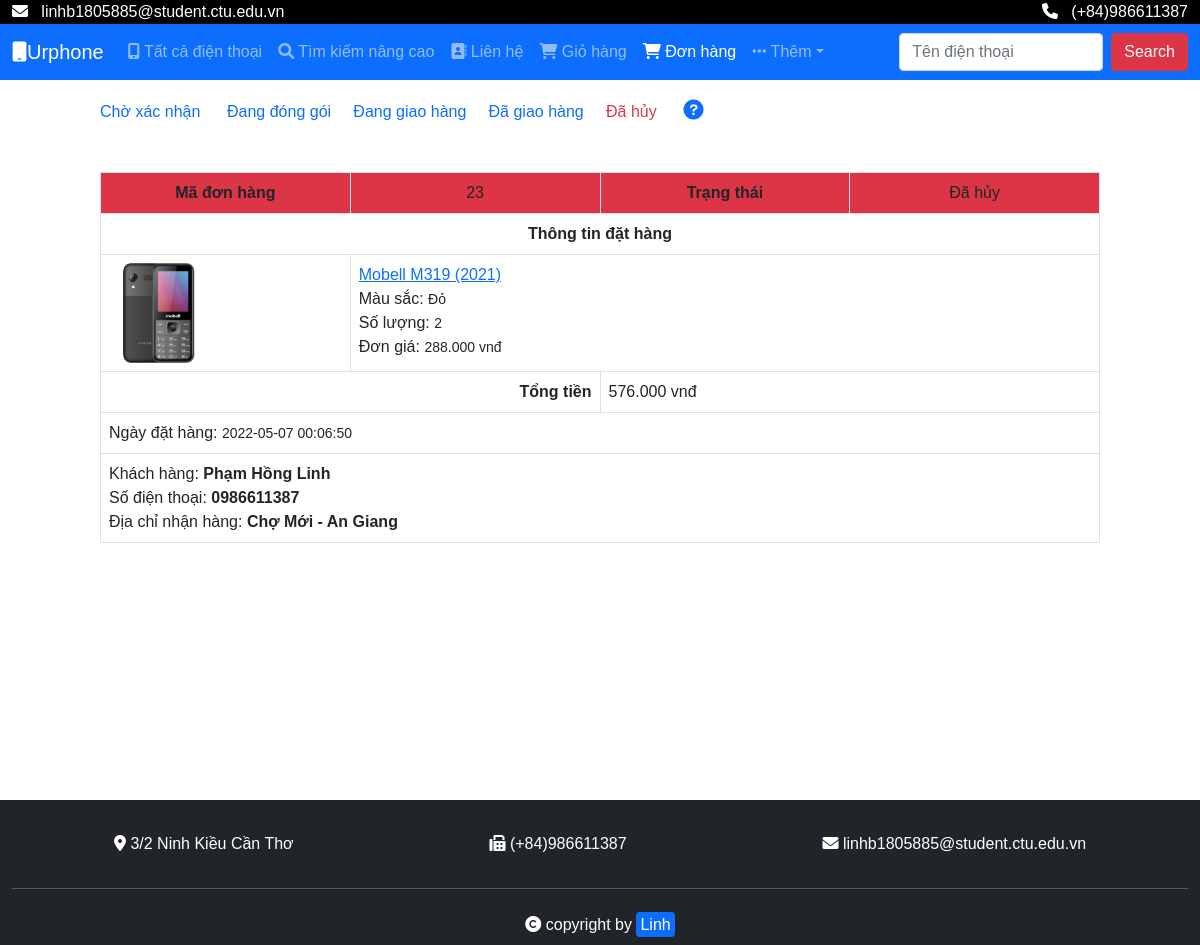
Page /donhang.php?cn=dahuy (signed in) on the committed database.
### tables this page shows
CREATE TABLE `don_hang` (
  `id_dh` int(11) NOT NULL,
  `ngaydathang` datetime NOT NULL,
  `ngaynhanhang` datetime DEFAULT NULL,
  `id_kh` int(11) NOT NULL,
  `id_dc` int(11) DEFAULT NULL,
  `trangthai_dh` varchar(50) NOT NULL,
  `tong_tien` int(11) DEFAULT NULL
);

CREATE TABLE `chi_tiet_gio_hang` (
  `id` int(11) NOT NULL,
  `id_dh` int(11) DEFAULT NULL,
  `id_ddt` int(11) NOT NULL,
  `id_gh` int(11) NOT NULL,
  `id_ms` int(11) NOT NULL,
  `so_luong` int(11) NOT NULL,
  `gia_mua` int(11) DEFAULT NULL,
  `trang_thai` varchar(50) NOT NULL
);

CREATE TABLE `dong_dienthoai` (
  `id_ddt` int(11) NOT NULL,
  `ten_ddt` varchar(255) NOT NULL,
  `id_th` int(11) DEFAULT NULL,
  `id_km` int(11) DEFAULT NULL,
  `mota` text DEFAULT NULL,
  `anh` varchar(255) DEFAULT NULL,
  `gia` int(11) DEFAULT NULL,
  `tg_bh` int(11) DEFAULT NULL
);

CREATE TABLE `mau_sac` (
  `id_ms` int(11) NOT NULL,
  `ten_ms` varchar(50) NOT NULL
);

CREATE TABLE `khach_hang` (
  `id_kh` int(11) NOT NULL,
  `ten_kh` varchar(100) NOT NULL,
  `ngaysinh` date NOT NULL,
  `gioitinh` int(1) NOT NULL,
  `sdt` varchar(10) NOT NULL,
  `email` varchar(50) NOT NULL,
  `id_taikhoan` int(11) NOT NULL
);

CREATE TABLE `dia_chi` (
  `id_kh` int(11) NOT NULL,
  `chitietdiachi` varchar(255) NOT NULL,
  `id_dc` int(11) NOT NULL,
  `macdinh` int(11) NOT NULL
);

### classes/Database.php (called while the page is built, shortened)
<?php
class Database
{
	protected $data, $conn;
	function __construct()
	{
		$dsn = "mysql:host=" . HOST . "; dbname=" . DB;
		try {
			$this->conn = new PDO($dsn, USER, PASS);
			$this->conn->query("set names 'utf8' ");
		} catch (Exception $e) {
			echo 'Lỗi: ' . $e->getMessage();
			exit;
		}
	}
	public function __destruct()
	{
		$this->conn = null;
	}
	public function query($sql, $arr = array())
	{
		$stm = $this->conn->prepare($sql);
		$stm->execute($arr);
		$this->data = $stm->fetchAll(PDO::FETCH_ASSOC);
		return $this->data;
	}
}

### classes/Khachhang.php (called while the page is built, shortened)
<?php
class Khachhang extends Database
{
    function getAllByTK($id_tk)
    {
        $arr = array("$id_tk");
        $this->data = $this->query("select * from khach_hang where id_taikhoan = ?", $arr);
        return $this->data;
    }
    function layId($id_tk){
        $arr = array("$id_tk");
        $this->data = $this->query("select id_kh from khach_hang where id_taikhoan = ?", $arr);
        return $this->data[0]["id_kh"];
    }
}

### classes/Donhang.php (called while the page is built, shortened)
<?php
class Donhang extends Database{
    function layHuy($id_kh){
        $sql = "select * from don_hang where trangthai_dh='Đã hủy' and id_kh='$id_kh' order by id_dh desc";
        $data = $this->query($sql);
        $sl = count($data);
        if($sl>0) return $data; else return false;
    }
}
?>

### classes/Giohang.php (called while the page is built, shortened)
<?php
class Giohang extends Database{
    function getFromDH($id_dh){
        $sql = "select * from chi_tiet_gio_hang join mau_sac on mau_sac.id_ms=chi_tiet_gio_hang.id_ms
        where id_dh='$id_dh'";
        $data = $this->query($sql);
        if(count($data)>0) return $data; else return false;
    }
}
?>

### classes/Dongdienthoai.php (called while the page is built, shortened)
<?php
class Dongdienthoai extends Database {
    function layTen($id_ddt){
        $sql = "select ten_ddt from dong_dienthoai where id_ddt=".$id_ddt;
        $data = $this->query($sql);
        if(count($data)==1){
            return $data[0]["ten_ddt"];
        }else return false;
    }
    function layAnh($id_ddt){
        $sql = "select anh from dong_dienthoai where id_ddt=".$id_ddt;
        $data = $this->query($sql);
        if(count($data)==1){
            return $data[0]["anh"];
        }else return false;
    }
}
?>

### classes/Diachi.php (called while the page is built, shortened)
<?php
class Diachi extends Database{
    function layTatCaByDC($id_dc){
        $sql = "select * from dia_chi where id_dc = ".$id_dc;
        return $this->query($sql);
    }
}
?>

### donhang_dahuy.php (the view)
<div class="table-responsive" style="margin-bottom: 50px;">
    <table class="table table-bordered">
    <tr class="text-center bg-danger">
            <th style="width: 25%">
                Mã đơn hàng
            </th>
            <td style="width: 25%">
                <?php echo $x["id_dh"];?>
            </td>
            <th style="width: 25%">
                Trạng thái
            </th>
            <td style="width: 25%">
                Đã hủy
            </td>
        </tr>
        <tr>
            <th colspan="4" class="text-center">
                Thông tin đặt hàng
            </th>
        </tr>
        <?php
            $ds = (new Giohang)->getFromDH($x["id_dh"]);
            if($ds!=false){
                foreach($ds as $i){
                    echo '<tr><td>';
                    echo '<img src="./assets/img/dienthoai/' . (new Dongdienthoai)->layAnh($i["id_ddt"]) . '" alt="Ảnh sản phâm" style="height: 100px; width:100px;">';
                    echo '</td>';
                    echo '<td colspan="3">';
                    echo
                    '
                    <a href="chitietsanpham.php?id='.$i["id_ddt"].'">' . (new Dongdienthoai)->layTen($i["id_ddt"]) . '</a>
                    <br>
                    Màu sắc: <small>'.$i["ten_ms"].'</small>
                    <br>
                    Số lượng: <small>'.$i["so_luong"].'</small>
                    <br>
                    Đơn giá: <small>'.number_format($i["gia_mua"], 0, ',', '.').' vnđ</small>
                    ';
                    echo '</td></tr>';
                }
                echo
                '
                <tr>
                    <th colspan="2" class="text-end">Tổng tiền</th>
                    <td colspan="2">'.number_format($x["tong_tien"], 0, ',', '.').' vnđ </td>
                </tr>
                ';
                echo
                '
                <tr>
                    <td colspan="4">
                        Ngày đặt hàng: <small>'.$x["ngaydathang"].'</small>
                    </td>
                </tr>
                ';
                echo '<tr><td colspan="4">';
                $dc = (new Diachi)->layTatCaByDC($x["id_dc"]);
                if(count($dc)>0) $dc = $dc[0]["chitietdiachi"];
                else $dc = "Địa chỉ này không còn tồn tại";
                $kh = (new Khachhang)->getAllByTK($_SESSION["id_tk"]);
                echo
                '
                Khách hàng: <b>'.$kh[0]["ten_kh"].'</b>
                <br>
                Số điện thoại: <b>'.$kh[0]["sdt"].'</b>
                <br>
                Địa chỉ nhận hàng: <b>'.$dc.'</b>
                <br>
                ';
                echo '</td></tr>';
            }
        ?>
    </table>
</div>

### donhang.php (shortened to what this page needs)
<?php
if (isset($_GET["cn"])) $cn = $_GET["cn"];
else $cn = "dagiaohang";
?>
<!DOCTYPE html>
<html lang="en">
<head>
    <link rel="stylesheet" href="./assets/bootstrap/css/bootstrap.min.css">
    <link rel="stylesheet" href="./main.css">
    <link rel="stylesheet" href="./assets/fontawesome/css/all.min.css">
</head>
<body>
    <div class="root">
        <div class="container-fluid tophead text-white" style="background-color: black;">
            <p class="float-end">
                <i class="fa-solid fa-phone"></i>
                &nbsp;
                (+84)986611387
            </p>
            <p>
                <i class="fa-solid fa-envelope"></i>
                &nbsp;
                linhb1805885@student.ctu.edu.vn
            </p>
        </div>
        <nav class="navbar navbar-expand-sm navbar-dark bg-primary">
            <div class="container-fluid">
                <a class="navbar-brand" href="index.php"><i class="fas fa-mobile"></i>Urphone</a>
                <div class="collapse navbar-collapse" id="mynavbar">
                    <ul class="navbar-nav me-auto">
                        <li class="nav-item">
                            <a class="nav-link" href="tatcasanpham.php"><i class="fas fa-mobile-alt"></i>
                                Tất cả điện thoại</a>
                        </li>
                        <li class="nav-item">
                            <a class="nav-link" href="timkiemnangcao.php"><i class="fa-solid fa-magnifying-glass"></i>
                                Tìm kiếm nâng cao</a>
                        </li>
                        <li class="nav-item">
                            <a class="nav-link" href="lienhe.php"><i class="fa-solid fa-address-book"></i>
                                Liên hệ</a>
                        </li>
                        <li class="nav-item">
                            <a class="nav-link" href="giohang.php"> <i class="fas fa-shopping-cart"></i>
                                Giỏ hàng</a>
                        </li>
                        <li class="nav-item">
                            <a class="nav-link active" href="donhang.php"> <i class="fas fa-shopping-cart"></i>
                                Đơn hàng</a>
                        </li>
                        <li class="nav-item dropdown">
                            <a class="nav-link dropdown-toggle" href="#" role="button" data-bs-toggle="dropdown"><i class="fas fa-ellipsis-h"></i>&nbsp;Thêm</a>
                        </li>
                    </ul>
                    <form class="d-flex" action="timkiemnangcao.php">
                        <input name="ten" class="form-control me-2" type="text" placeholder="Tên điện thoại">
                        <button class="btn btn-danger" type="submit">Search</button>
                    </form>
                </div>
            </div>
        </nav>
        <div class="" style="min-height: 90vh; padding: 20px 100px;">
            <div>
                <a href="donhang.php?cn=choxacnhan" class="text-decoration-none <?php if ($cn == "choxacnhan") echo 'text-danger'; ?>">Chờ xác nhận</a> &#160;&#160;&#160;&#160;
                <a href="donhang.php?cn=dangdonggoi" class="text-decoration-none <?php if ($cn == "dangdonggoi") echo 'text-danger'; ?>">Đang đóng gói</a>&#160;&#160;&#160;&#160;
                <a href="donhang.php?cn=danggiaohang" class="text-decoration-none <?php if ($cn == "danggiaohang") echo 'text-danger'; ?>">Đang giao hàng</a>&#160;&#160;&#160;&#160;
                <a href="donhang.php?cn=dagiaohang" class="text-decoration-none <?php if ($cn == "dagiaohang") echo 'text-danger'; ?>">Đã giao hàng</a>&#160;&#160;&#160;&#160;
                <a href="donhang.php?cn=dahuy" class="text-decoration-none <?php if ($cn == "dahuy") echo 'text-danger'; ?>">Đã hủy</a>
                <div onmouseout="hienthi(0);" onmouseover="hienthi(1);"style="position: relative; display: inline-block;">
                <i style="font-size: 20px;" class="text-primary fa-solid fa-circle-question"></i>
                </div>
            </div>
            <br><br>
            <?php
            if ($cn == "dahuy") {
                $gh_ht = (new Donhang)->layHuy((new Khachhang)->layId($_SESSION["id_tk"]));
                if ($gh_ht == false) echo "<h2>Chưa có đơn hàng</h2>";
                else {
                    foreach ($gh_ht as $x) {
                        include("donhang_dahuy.php");
                    }
                }
            }
            ?>
        </div>
        <div class="container-fluid footer bg-dark text-white m-0">
            <div class="row pt-3">
                <div class="d-flex p-3 justify-content-around">
                    <div class="">
                        <i class="fas fa-map-marker-alt"></i>
                        3/2 Ninh Kiều Cần Thơ
                    </div>
                    <div class="">
                        <i class="fas fa-fax"></i>
                        (+84)986611387
                    </div>
                    <div class="">
                        <i class="fas fa-envelope"></i>
                        linhb1805885@student.ctu.edu.vn
                    </div>
                </div>
            </div>
            <hr>
            <div class="row text-center">
                <div class="py-2">
                    <i class="fas fa-copyright"></i>
                    copyright by <span class="badges bg-primary rounded p-1">Linh</span>
                </div>
            </div>
        </div>
    </div>
</body>
</html>

### main.css (style rules this page uses)
.tophead p { margin: 0; }
* { box-sizing: border-box; font-family: Helvetica; }
p { margin-bottom: 5px; }

### rows in the picture
don_hang: id_dh "23", tong_tien "576.000", ngaydathang "2022-05-07 00:06:50", id_kh.ten_kh "Phạm Hồng Linh", id_kh.sdt "0986611387", id_dc.chitietdiachi "Chợ Mới - An Giang"
chi_tiet_gio_hang: id_ddt.anh (picture), id_ddt.ten_ddt "Mobell M319 (2021)", id_ms.ten_ms "Đỏ", so_luong "2", gia_mua "288.000"
